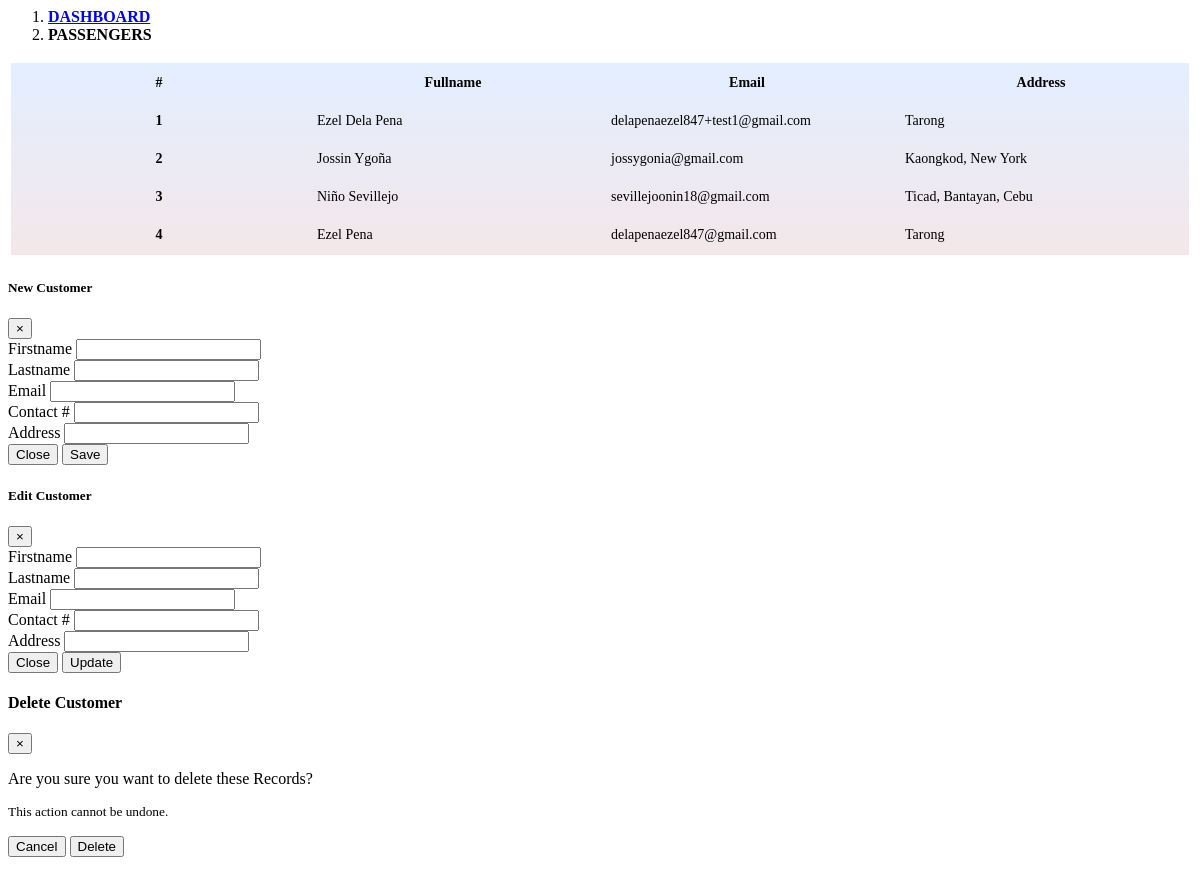
/admin/pages/customer, run on an earlier commit of the app's database.
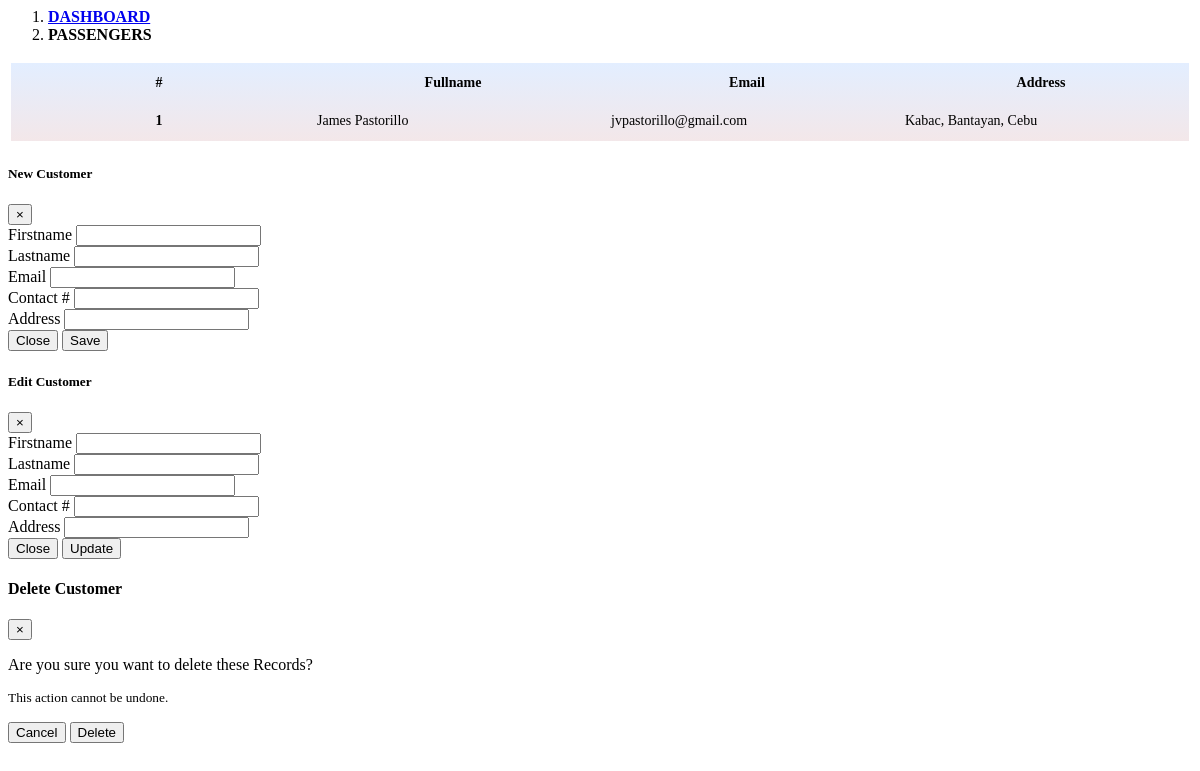
And on a later commit of the database.
### tables this page shows
CREATE TABLE `tblpassenger` (
  `id` int(11) NOT NULL,
  `first_name` varchar(250) NOT NULL,
  `last_name` varchar(250) NOT NULL,
  `email` varchar(250) NOT NULL,
  `address` varchar(250) NOT NULL,
  `password` varchar(250) NOT NULL,
  `verification_code` text NOT NULL,
  `email_verified_at` datetime NOT NULL
);

### admin/pages/customer.php (the view, shortened to what this page needs)
<div>
    <nav aria-label="breadcrumb">
        <ol class="breadcrumb">
            <li class="breadcrumb-item"><a href="/ceres/admin" style="font-family: 'Times New Roman', serif;"><b>DASHBOARD</b></a></li>
            <li class="breadcrumb-item active" aria-current="page" style="font-family: 'Times New Roman', serif;"><b>PASSENGERS</b></li>
        </ol>
    </nav>
    <div class="card">
        <div class="card-body" style="background-image: linear-gradient(to top, #f3e7e9 0%, #e3eeff 99%, #e3eeff 100%);">
            <div class="table-responsive">
                <table id="myTable" class="table table-striped">
                    <thead>
                        <tr>
                            <th scope="col">#</th>
                            <th scope="col">Fullname</th>
                            <th scope="col">Email</th>
                            <th scope="col">Address</th>
                        </tr>
                    </thead>
                    <tbody>
                        <?php
                            $result = mysqli_query($conn,"SELECT * FROM tblpassenger");
                            $i=1;
                            while($row = mysqli_fetch_array($result)) {
                        ?>
                        <tr id="<?php echo $row["id"]; ?>">
                            <th scope="row"><?php echo $i; ?></th>
                            <td><?php echo $row["first_name"]." ".$row["last_name"]; ?></td>
                            <td><?php echo $row["email"]; ?></td>
                            <td><?php echo $row["address"]; ?></td>
                        </tr>
                        <?php
                            $i++;
                            }
                        ?>
                    </tbody>
                </table>
            </div>
        </div>
    </div>
</div>
<div class="modal fade" id="newCustomerModal" tabindex="-1" aria-labelledby="newCustomerModalLabel" aria-hidden="true">
    <div class="modal-dialog">
        <div class="modal-content">
            <form id="customer_form">
                <div class="modal-header">
                    <h5 class="modal-title" id="newCustomerModalLabel">New Customer</h5>
                    <button type="button" class="close" data-dismiss="modal" aria-label="Close">
                        <span aria-hidden="true">&times;</span>
                    </button>
                </div>
                <div class="modal-body">
                    <div class="form-row">
                        <div class="form-group col-md-6">
                            <label>Firstname</label>
                            <input type="text" id="firstname" name="firstname" class="form-control" required>
                        </div>
                        <div class="form-group col-md-6">
                            <label>Lastname</label>
                            <input type="text" id="lastname" name="lastname" class="form-control" required>
                        </div>
                    </div>
                    <div class="form-group">
                        <label>Email</label>
                        <input type="email" id="email" name="email" class="form-control" required>
                    </div>
                    <div class="form-group">
                        <label>Contact #</label>
                        <input type="number" id="contact" name="contact" class="form-control" required>
                    </div>
                    <div class="form-group">
                        <label>Address</label>
                        <input type="text" id="address" name="address" class="form-control" required>
                    </div>
                </div>
                <div class="modal-footer">
                    <button type="button" class="btn btn-secondary" data-dismiss="modal">Close</button>
                    <button id="btn-add" type="submit" class="btn btn-primary">Save</button>
                </div>
            </form>
        </div>
    </div>
</div>
<div class="modal fade" id="customerEditModal" tabindex="-1" aria-labelledby="customerEditModalLabel"
    aria-hidden="true">
    <div class="modal-dialog">
        <div class="modal-content">
            <form id="edit_customer_form">
                <div class="modal-header">
                    <h5 class="modal-title" id="customerEditModalLabel">Edit Customer</h5>
                    <button type="button" class="close" data-dismiss="modal" aria-label="Close">
                        <span aria-hidden="true">&times;</span>
                    </button>
                </div>
                <div class="modal-body">
                    <div class="form-row">
                        <div class="form-group col-md-6">
                            <label>Firstname</label>
                            <input type="text" id="firstname_u" name="firstname" class="form-control" required>
                        </div>
                        <div class="form-group col-md-6">
                            <label>Lastname</label>
                            <input type="text" id="lastname_u" name="lastname" class="form-control" required>
                        </div>
                    </div>
                    <div class="form-group">
                        <label>Email</label>
                        <input type="email" id="email_u" name="email" class="form-control" required>
                    </div>
                    <div class="form-group">
                        <label>Contact #</label>
                        <input type="number" id="contact_u" name="contact" class="form-control" required>
                    </div>
                    <div class="form-group">
                        <label>Address</label>
                        <input type="text" id="address_u" name="address" class="form-control" required>
                    </div>
                </div>
                <div class="modal-footer">
                    <button type="button" class="btn btn-secondary" data-dismiss="modal">Close</button>
                    <button id="btn-update" type="submit" class="btn btn-primary">Update</button>
                </div>
            </form>
        </div>
    </div>
</div>
<div id="customerDeleteModal" class="modal fade">
    <div class="modal-dialog">
        <div class="modal-content">
            <form id="delete_customer_form">
                <div class="modal-header">
                    <h4 class="modal-title">Delete Customer</h4>
                    <button type="button" class="close" data-dismiss="modal" aria-hidden="true">&times;</button>
                </div>
                <div class="modal-body">
                    <p class="mb-0">Are you sure you want to delete these Records?</p>
                    <p class="text-warning"><small>This action cannot be undone.</small></p>
                </div>
                <div class="modal-footer">
                    <input type="button" class="btn btn-default" data-dismiss="modal" value="Cancel">
                    <button type="submit" class="btn btn-danger" id="delete">Delete</button>
                </div>
            </form>
        </div>
    </div>
</div>

### admin/pages/customer.php (style rules this page uses)
.breadcrumb-item { font-family: 'Times New Roman', serif; }
.card { border: 3px solid transparent; border-radius: 5px; animation: ledBorder 1.5s infinite alternate; margin: 10px 0; }
.card-body { background-image: linear-gradient(to top, #f3e7e9 0%, #e3eeff 99%, #e3eeff 100%); }
#myTable { width: 100%; table-layout: fixed; }
#myTable th, #myTable td { padding: 10px; word-wrap: break-word; font-size: 14px; }

What changed in the data, as far as the page shows it:
removed tblpassenger: first_name "Ezel", last_name "Dela Pena", email "delapenaezel847+test1@gmail.com", address "Tarong"
removed tblpassenger: first_name "Jossin", last_name "Ygoña", email "jossygonia@gmail.com", address "Kaongkod, New York"
removed tblpassenger: first_name "Niño", last_name "Sevillejo", email "sevillejoonin18@gmail.com", address "Ticad, Bantayan, Cebu"
removed tblpassenger: first_name "Ezel", last_name "Pena", email "delapenaezel847@gmail.com", address "Tarong"
added tblpassenger: first_name "James", last_name "Pastorillo", email "jvpastorillo@gmail.com", address "Kabac, Bantayan, Cebu"
